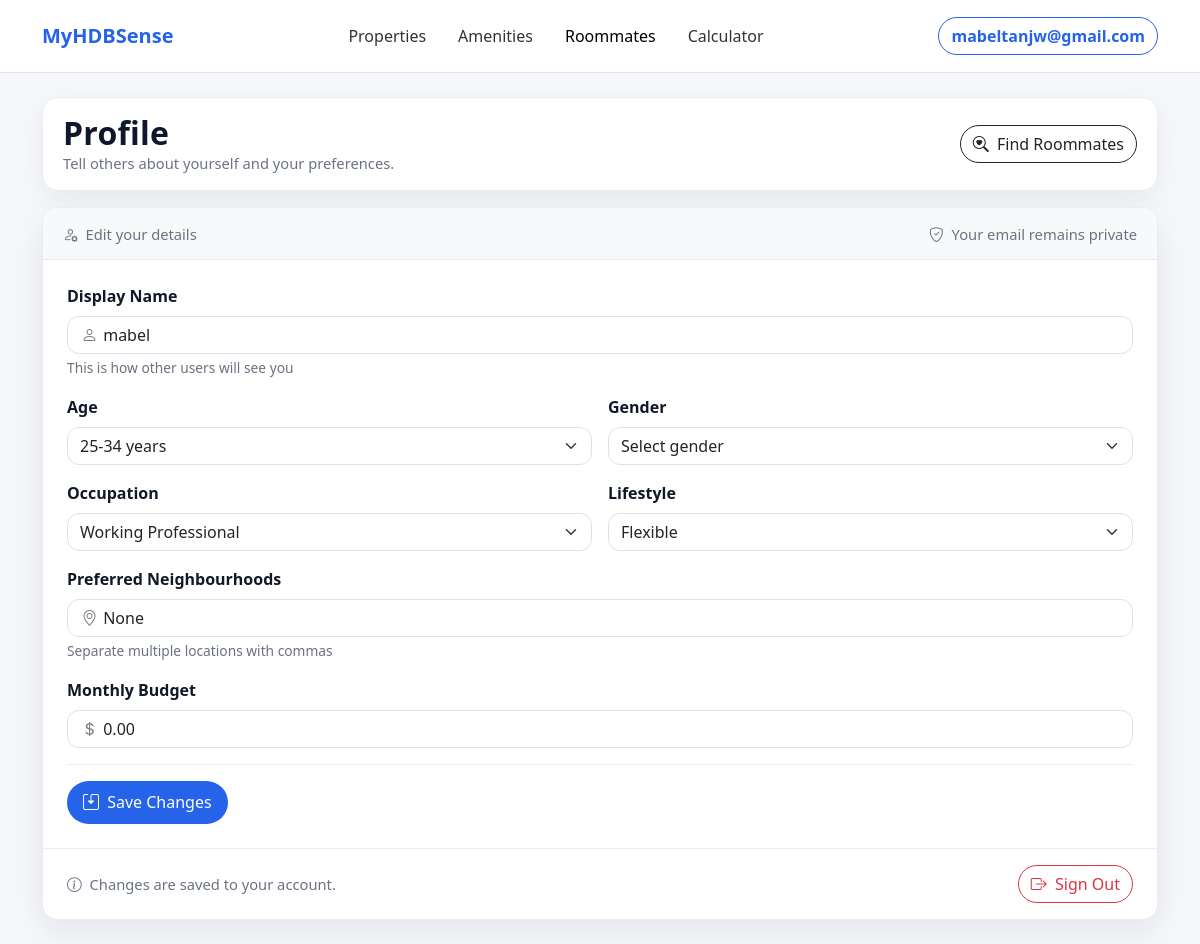
Page /accounts/roommate/profile/ (signed in) on the committed database.
### accounts/models.py (models this page shows, shortened)
class CustomUser(AbstractUser):
    email = models.EmailField(unique=True)

class RoommateProfile(models.Model):
    user = models.OneToOneField(settings.AUTH_USER_MODEL, on_delete=models.CASCADE)
    display_name = models.CharField(max_length=100, blank=True)
    age_range = models.CharField(
        max_length=20,
        choices=[
            ('18-24', '18-24 years'),
            ('25-34', '25-34 years'),
            ('35-44', '35-44 years'),
            ('45+', '45+ years')
        ],
        default='25-34'
    )
    gender = models.CharField(max_length=10, choices=GENDER_CHOICES)
    occupation = models.CharField(
        max_length=20,
        choices=[
            ('student', 'Student'),
            ('working', 'Working Professional'),
            ('other', 'Other')
        ],
        default='working'
    )
    lifestyle = models.CharField(
        max_length=20,
        choices=[
            ('early_bird', 'Early Bird'),
            ('night_owl', 'Night Owl'),
            ('flexible', 'Flexible')
        ],
        default='flexible'
    )
    neighbourhoods_csv = models.TextField(help_text="Comma-separated list of preferred neighborhoods", null=True, blank=True)
    budget = models.DecimalField(max_digits=8, decimal_places=2, default=0)
    is_looking = models.BooleanField(default=True)

### accounts/views.py (the view, shortened to what this page needs)
# urls.py: path('roommate/profile/', views.roommate_profile_edit, name='roommate_profile_edit'),
@login_required
def roommate_profile_edit(request):
    try:
        profile = RoommateProfile.objects.get(user=request.user)
    except RoommateProfile.DoesNotExist:
        profile = None
    initial_data = {}
    if profile:
        initial_data = {
            'display_name': profile.display_name,
            'age_range': profile.age_range,
            'gender': profile.gender,
            'occupation': profile.occupation,
            'lifestyle': profile.lifestyle,
            'neighbourhoods_csv': profile.neighbourhoods_csv,
            'budget': profile.budget
        }
    return render(request, 'accounts/roommate_profile_edit.html', {
        'form': {'initial': initial_data}
    })

### accounts/templates/accounts/roommate_profile_edit.html (shortened to what this page needs)
{% load static %}
<!DOCTYPE html>
<html lang="en">
<head>
  <link href="https://cdn.jsdelivr.net/npm/bootstrap@5.3.3/dist/css/bootstrap.min.css" rel="stylesheet"/>
  <link href="https://cdn.jsdelivr.net/npm/bootstrap-icons@1.11.3/font/bootstrap-icons.css" rel="stylesheet"/>
</head>
<body>
  {% include "accounts/navbar.html" %}
  <main class="container py-4">
    <section class="hero mb-3 d-flex align-items-center justify-content-between gap-2">
      <div>
        <h2 class="mb-0 section-title">Profile</h2>
        <div class="small-muted">Tell others about yourself and your preferences.</div>
      </div>
      <a href="{% url 'roommates' %}" class="btn btn-outline-dark">
        <i class="bi bi-search-heart me-1"></i> Find Roommates
      </a>
    </section>
    <section class="card card-soft">
      <div class="card-header-bar d-flex align-items-center justify-content-between">
        <div class="small-muted"><i class="bi bi-person-gear me-1"></i> Edit your details</div>
        <div class="small-muted"><i class="bi bi-shield-check me-1"></i> Your email remains private</div>
      </div>
      <div class="card-body p-3 p-md-4">
        <form method="post" class="form-grid">
          <div class="row g-3 mb-3">
            <div class="col-12">
              <label class="form-label">Display Name</label>
              <div class="input-icon">
                <i class="bi bi-person"></i>
                <input type="text"
                      name="display_name"
                      class="form-control"
                      value="{{ form.initial.display_name|default:user.get_full_name|default:user.username }}"
                      required>
              </div>
              <div class="hint mt-1">This is how other users will see you</div>
            </div>
          </div>
          <div class="row g-3 mb-3">
            <div class="col-md-6">
              <label class="form-label">Age</label>
              <select name="age_range" class="form-select" required>
                <option value="25-34" {% if form.initial.age_range == '25-34' %}selected{% endif %}>25-34 years</option>
              </select>
            </div>
            <div class="col-md-6">
              <label class="form-label">Gender</label>
              <select name="gender" class="form-select" required>
                <option value="">Select gender</option>
              </select>
            </div>
          </div>
          <div class="row g-3 mb-3">
            <div class="col-md-6">
              <label class="form-label">Occupation</label>
              <select name="occupation" class="form-select" required>
                <option value="working" {% if form.initial.occupation == 'working' %}selected{% endif %}>Working Professional</option>
              </select>
            </div>
            <div class="col-md-6">
              <label class="form-label">Lifestyle</label>
              <select name="lifestyle" class="form-select" required>
                <option value="flexible" {% if form.initial.lifestyle == 'flexible' %}selected{% endif %}>Flexible</option>
              </select>
            </div>
          </div>
          <div class="row g-3 mb-3">
            <div class="col-12">
              <label class="form-label">Preferred Neighbourhoods</label>
              <div class="input-icon">
                <i class="bi bi-geo-alt"></i>
                <input type="text"
                      name="neighbourhoods_csv"
                      class="form-control"
                      placeholder="e.g., Toa Payoh, Bishan, Serangoon"
                      value="{{ form.initial.neighbourhoods_csv }}"
                      required>
              </div>
              <div class="hint mt-1">Separate multiple locations with commas</div>
            </div>
          </div>
          <div class="row g-3 mb-3">
            <div class="col-12">
              <label class="form-label">Monthly Budget</label>
              <div class="input-icon">
                <i class="bi bi-currency-dollar"></i>
                <input type="number"
                      name="budget"
                      class="form-control"
                      placeholder="Your monthly rental budget"
                      value="{{ form.initial.budget }}"
                      required>
              </div>
            </div>
          </div>
          <div class="divider"></div>
          <button type="submit" class="btn btn-brand text-white">
            <i class="bi bi-save2 me-1"></i> Save Changes
          </button>
        </form>
      </div>
      <div class="save-row px-3 px-md-4 py-3 d-flex justify-content-between align-items-center">
        <div class="small-muted"><i class="bi bi-info-circle me-1"></i> Changes are saved to your account.</div>
        <form action="{% url 'logout' %}" method="post" class="m-0">
          <button type="submit" class="btn btn-outline-danger rounded-pill">
            <i class="bi bi-box-arrow-right me-1"></i> Sign Out
          </button>
        </form>
      </div>
    </section>
  </main>
</body>
</html>

### accounts/templates/accounts/navbar.html (shortened to what this page needs)
{% load static %}
<nav class="navbar navbar-expand-lg navbar-light bg-white border-bottom py-3">
  <div class="container">
    <a class="navbar-brand fw-bold" href="{% url 'home' %}" style="color:#2563eb;">MyHDBSense</a>
    <div class="collapse navbar-collapse" id="mainNav">
      <ul class="navbar-nav mx-auto gap-lg-3">
        <li class="nav-item">
          <a class="nav-link {% if request.resolver_match.url_name == 'properties' %}active{% endif %}"
             href="{% url 'properties' %}">Properties</a>
        </li>
        <li class="nav-item">
          <a class="nav-link {% if request.resolver_match.url_name == 'amenities' or request.resolver_match.url_name == 'search_amenities' %}active{% endif %}"
             href="{% url 'amenities' %}">Amenities</a>
        </li>
        {% with name=request.resolver_match.url_name %}
        <li class="nav-item">
          <a class="nav-link {% if name in 'roommates sharing_request roommate_profile_edit' %}active{% endif %}"
             href="{% url 'roommates' %}">Roommates</a>
        </li>
        {% endwith %}
        <li class="nav-item">
          <a class="nav-link {% if request.resolver_match.url_name == 'calculator' %}active{% endif %}"
             href="{% url 'calculator' %}">Calculator</a>
        </li>
      </ul>
      <div class="d-flex ms-lg-3 align-items-center gap-2">
        {% if user.is_authenticated %}
          <a href="{% url 'roommate_profile_edit' %}"
             class="btn btn-outline-primary rounded-pill fw-semibold"
             style="border-color:#2563eb;color:#2563eb;">
            {{ user.email|default:user.username|default:"Profile" }}
          </a>
        {% endif %}
      </div>
    </div>
  </div>
</nav>

### accounts/templates/accounts/roommate_profile_edit.html (style rules this page uses)
:root { --brand:#2563eb; --ink:#0f172a; --muted:#6b7280; --bg:#f6f7fb; --card:#ffffff; --border:#e9edf2; --r:16px; }
body { background:var(--bg); }
.hero { background:#fff; border:1px solid var(--border); border-radius:var(--r); padding:1rem 1.25rem; box-shadow:0 8px 26px rgba(16,24,40,.06); }
.card-soft { border:1px solid var(--border); border-radius:var(--r); background:var(--card); box-shadow:0 12px 32px rgba(16,24,40,.08); overflow:hidden; }
.section-title { font-weight:800; letter-spacing:.2px; color:var(--ink); }
.small-muted { color:var(--muted); font-size:.92rem; }
.divider { height:1px; background:var(--border); margin:1rem 0; }
.form-label { font-weight:650; color:#111827; }
.hint { color:var(--muted); font-size:.86rem; }
.btn-brand { background:var(--brand); border:none; border-radius:999px; padding:.6rem 1rem; }
.btn-outline-dark { border-radius:999px; }
.input-icon { position:relative; }
.input-icon i { position:absolute; left:.9rem; top:50%; transform:translateY(-50%); opacity:.6; }
.input-icon input { padding-left:2.2rem; }
.card-header-bar { background:#f8f9fb; border-bottom:1px solid var(--border); padding:.9rem 1.25rem; }
.save-row { background:#fff; border-top:1px solid var(--border); }
.form-control,.form-select { border-radius:12px; }

### accounts/templates/accounts/navbar.html (style rules this page uses)
.nav-link { font-weight:500; color:#333; }
.nav-link.active, .nav-link:hover { color:#2563eb; }

### rows in the picture
CustomUser: email "mabeltanjw@gmail.com", display_name "mabel"
RoommateProfile: age_range "25-34 years", occupation "Working Professional", lifestyle "Flexible", budget "0.00"
